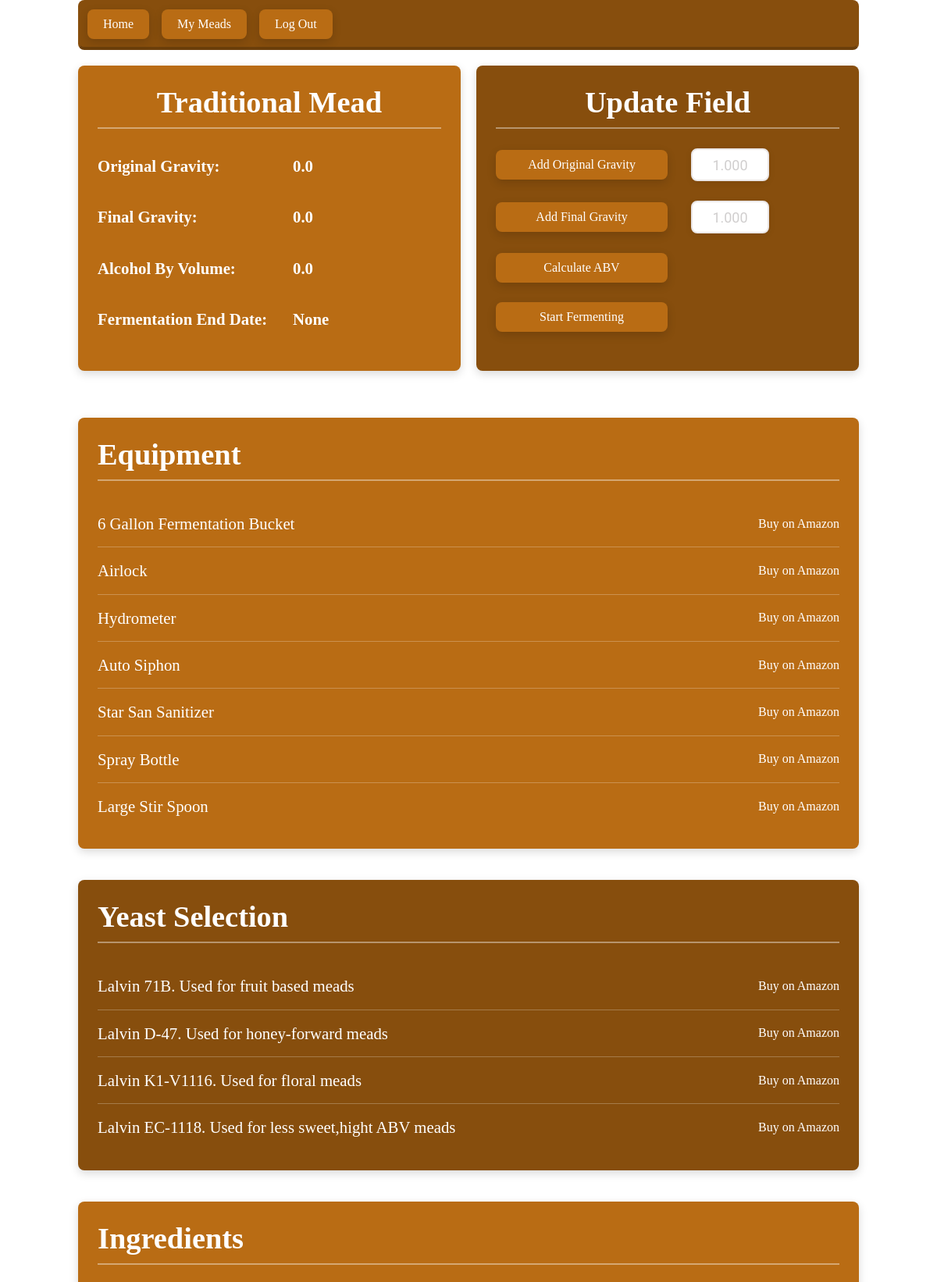
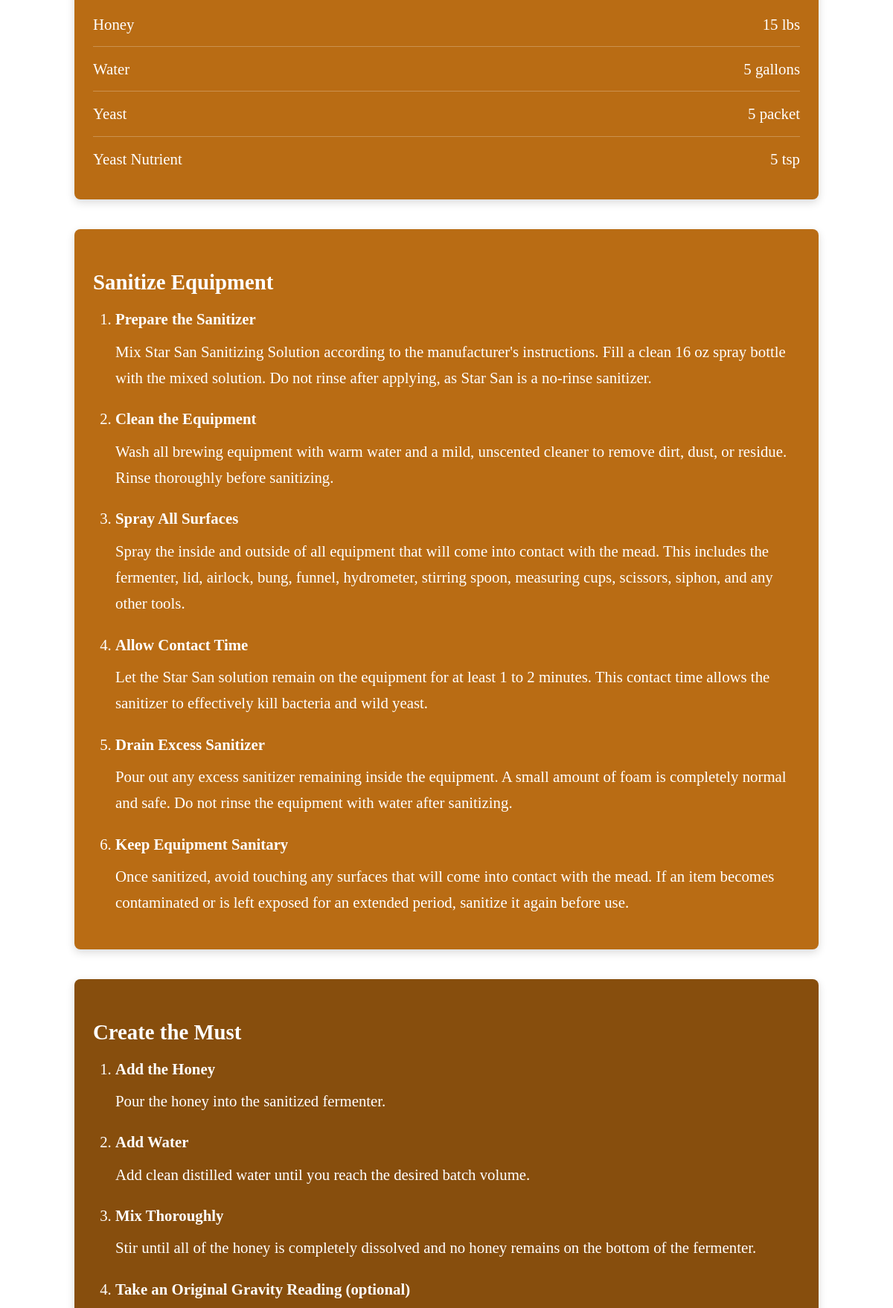
The app's page /mead/34/ (signed in, upper part) with its own data (2 pictures, top to bottom).
### recipes/models.py (models this page shows, shortened)
class Mead(models.Model):
    GALLON_CHOICES = [
        (1, "1 Gallon"),
        (3, "3 Gallons"),
        (5, "5 Gallons"),
    ]
    user = models.ForeignKey(
        settings.AUTH_USER_MODEL,
        on_delete=models.CASCADE,
        related_name="meads"
    )
    name = models.CharField(default="Mead",max_length=50)
    equipment = models.JSONField(default=dict)
    ingredients = models.JSONField(default=dict)
    instructions = models.JSONField(default=dict)
    gallons = models.IntegerField(
        choices=GALLON_CHOICES,
        default=1
    )
    original_gravity = models.FloatField(default=0)
    final_gravity = models.FloatField(default=0)
    alcohol_by_volume = models.FloatField(default=0)
    fermentation_end_date = models.DateField(null=True, blank=True)

### recipes/views.py (the view, shortened to what this page needs)
class MeadDetailView(LoginRequiredMixin, DetailView):
    model = Mead
    template_name = "mead/detail.html"
    context_object_name = "mead"
    def get_queryset(self):
        return Mead.objects.filter(user=self.request.user)

### templates/mead/detail.html (shortened to what this page needs)
{% extends "base.html" %}
{%load static%}
{% block content %}
<div class="section flex">
    <div class="half-section mead-section padding-1">
        <h2 class="center">{{ mead.name }} Mead</h2>
        <h3 class="stat-row">
            <span class="stat-label">Original Gravity:</span>
            <span id="OriginalGravity">{{ mead.original_gravity }}</span>
        </h3>
        <h3 class="stat-row">
            <span class="stat-label">Final Gravity:</span>
            <span id="FinalGravity">{{ mead.final_gravity }}</span>
        </h3>
        <h3 class="stat-row">
            <span class="stat-label">Alcohol By Volume:</span>
            <span id="ABV">{{ mead.alcohol_by_volume }}</span>
        </h3>
        <h3 class="stat-row">
            <span class="stat-label">Fermentation End Date:</span>
            <span id="FermentationEndDate">{{ mead.fermentation_end_date }}</span>
        </h3>
    </div>
    <div class="half-section mead-section padding-1">
        <h2 class="center">Update Field</h2>
        <div class="stat-row">
            <button
                class="mead-button stat-label"
                id="AddOriginalGravityBtn"
                type="button"
                onclick="update_original_gravity()">
                Add Original Gravity
            </button>
            <input
                type="number"
                id="original_gravity"
                step="0.001"
                min="0"
                placeholder="1.000"
            >
        </div>
        <div class="stat-row">
            <button
                class="mead-button stat-label"
                id="AddFinalGravityBtn"
                type="button"
                onclick="update_final_gravity()">
                Add Final Gravity
            </button>
            <input
                type="number"
                id="final_gravity"
                step="0.001"
                min="0"
                placeholder="1.000"
            >
        </div>
        <div class="stat-row">
            <button
                class="mead-button stat-label"
                onclick="calc_abv()">
                Calculate ABV
            </button>
        </div>
        <div class="stat-row">
            <button
                class="mead-button stat-label"
                onclick="start_fermentation()">
                Start Fermenting
            </button>
        </div>
    </div>
</div>
<div class="section">
<section class="mead-section">
    <h2>Equipment</h2>
    {% for name, url in mead.equipment.items %}
    <div class="equipment">
            <span>{{ name|title }}</span>
            <a href="{{ url }}" target="_blank" rel="noopener noreferrer">
                Buy on Amazon
            </a>
        </div>
    {% endfor %}
</section>
<section class="mead-section">
        <h2>Yeast Selection</h2>
        <div class="equipment">
            <span>Lalvin 71B. Used for fruit based meads</span>
            <a href="https://www.amazon.com/Craft-Brew-Ingredients-Fermenting-Supplies/dp/B0C32N4LR7/ref=sr_1_8?crid=1GRCKOAPQPZLK&dib=eyJ2IjoiMSJ9.wspnemROuWEZN65HccSgtDk7KT6BkNDS3BAcCvFfhWrENuNzMwjUEEqFOWxb2bY6qvoHe12MfrkciJRBapOaHN4uTB1u6tvk60-cqnN7fVyW_WjNIegkVVv6IX00A6vbwXeGL5E1Eduucrgve6WIG-LNLSL9Zn8QqPtWdMbGaTTaT-PkNpicbZHU7Y9_HSnp.-rB3V9Pie1Zx2xgwlIdBFTehrYQ2mnh_srjP8y14C3E&dib_tag=se&keywords=lavin+71b&qid=1786948280&sprefix=lavin+71b%2Caps%2C153&sr=8-8"
            target="_blank"
            rel="noopener noreferrer">
                Buy on Amazon
            </a>
        </div>
        <div class="equipment">
            <span>Lalvin D-47. Used for honey-forward meads</span>
            <a
            href="https://www.amazon.com/Lalvin-Yeast-Homebrew-Making-4-5L-23L/dp/B01CA5R96U/ref=sxin_18_pa_sp_search_thematic_sspa?content-id=amzn1.sym.8eb671a2-a903-4c3a-b962-ebb867a4f8f8%3Aamzn1.sym.8eb671a2-a903-4c3a-b962-ebb867a4f8f8&crid=3KURWF9KKLF9Z&cv_ct_cx=lalvin%2Bd47&keywords=lalvin%2Bd47&pd_rd_i=B01CA5R96U&pd_rd_r=50e5c3a0-938b-495d-9ef5-734e11a9f206&pd_rd_w=c7khX&pd_rd_wg=UrIDK&pf_rd_p=8eb671a2-a903-4c3a-b962-ebb867a4f8f8&pf_rd_r=NJQ2C60V04NXK17C3XN6&qid=1786948555&sbo=RZvfv%2F%2FHxDF%2BO5021pAnSA%3D%3D&sprefix=lavin%2Bd47%2Caps%2C217&sr=1-4-6024b2a3-78e4-4fed-8fed-e1613be3bcce-spons&aref=h5yncGvnPT&sp_csd=d2lkZ2V0TmFtZT1zcF9zZWFyY2hfdGhlbWF0aWM&th=1"
            target="_blank"
            rel="noopener noreferrer">
                Buy on Amazon
            </a>
        </div>
        <div class="equipment">
            <span>Lalvin K1-V1116. Used for floral meads</span>
            <a
            href="https://www.amazon.com/Craft-Brew-Traditional-Ingredients-Fermenting/dp/B0C32CCYZ8/ref=sr_1_7?crid=33BYNWR1J21NY&dib=eyJ2IjoiMSJ9.k-OTOnBig08xV0EX2eX3yxRIarPQRQ78KLyMhLCpnfGyP3AYSbb6g6CsoncxMG0gJhwgIKqmy9jJdOrBVKsEdu52AFiin-pp8slBL4uune2WrY_SDIdhGutcRTLeWev1Y0oxct8zaO9VdW_C8vuRk5qiwrciX2TW2D2FwSS-4Fxa1_Emccg9depyJy61n0fkzIDN1vExOtHLH6zOYZI0j7BUw9cqfcJZeEZJN51q7-bfpPNFzpwRBBzJtYhHbFVy0leEqEidLG-zOTaya-alffcAwE5uaXlt3bV81EXjH90.QNHtP2DpS0nZ2_EpT_oB4cZ-trJBdXaSRz4JJzUULOQ&dib_tag=se&keywords=lalvin%2Bk1-v1116&qid=1786948849&sprefix=lalvin%2Bk1-v1116%2Caps%2C229&sr=8-7&th=1"
            target="_blank"
            rel="noopener noreferrer">
                Buy on Amazon
            </a>
        </div>
        <div class="equipment">
            <span>Lalvin EC-1118. Used for less sweet,hight ABV meads</span>
            <a
            href="https://www.amazon.com/Lalvin-EC-1118-Wine-Yeast-Pack/dp/B0BG3GV69Q/ref=sr_1_4_sspa?crid=1VL0VL02ED6R8&dib=eyJ2IjoiMSJ9.NBw5EACE8UZtCk1bUYciyimgGKpdkUGaMW09wOaKc9Jdi3JicHmLjqBAgZTL1cFK9Iwi3edlKXCGhHkbD5WBrzCL5QVAHzXvne-6gjhiTcCHmlgi0gm60IiNeXE6Ps6owPO9xwCwEjPkn1VUwl8ScnFpfrlobnmdhQmfyKOa97O3p0dqyY8InLZN8d9dSaF_h9SBIOXpr7Yc5ME9bxtjivZSWv-BRjBTNTUbJ90gaUSf_9Pg_wrEChf-4wOHpRfLQA3nLwUEeIsZwxdBAgj_NgjSjeyHgffbiEh9h0ofbTg.KvyO6jQpRFRWY4w2lOy0CopI46ezOgRCxx4evMk0G8U&dib_tag=se&keywords=Lalvin+EC-1118&qid=1786949334&rdc=1&sprefix=lalvin+ec-1118%2Caps%2C342&sr=8-4-spons&sp_csd=d2lkZ2V0TmFtZT1zcF9hdGY&psc=1"
            target="_blank"
            rel="noopener noreferrer">
                Buy on Amazon
            </a>
        </div>
</section>
<section class="mead-section">
        <h2>Ingredients</h2>
        {% for name, ingredient in mead.ingredients.items %}
            <div class="ingredient">
                <span>{{ name|title }}</span>
                <span>{{ ingredient.amount }} {{ ingredient.unit }}</span>
            </div>
        {% endfor %}
</section>
    <section>
        {% for section, steps in mead.instructions.items %}
        <div class="mead-section">
            <h3>{{ section }}</h3>
                <ol>
                    {% for title, instruction in steps.items %}
                        <li>
                            <strong>{{ title }}</strong>
                            <p>{{ instruction }}</p>
                        </li>
                    {% endfor %}
                </ol>
        </div>
        {% endfor %}
    </section>
</div>
{% endblock %}

### templates/base.html (shortened to what this page needs)
<!DOCTYPE html>
<htmllang="en">
<head>
<metacharset="utf-8">
    {% load static %}
<link rel="stylesheet"href="{% static 'css/style.css' %}">
<link rel="stylesheet" href="{% static 'css/mead_cards.css'%}">
<link rel="stylesheet" href="{% static 'css/mead_info.css'%}">
<link rel="stylesheet" href="{% static 'css/forms.css'%}">
</head>
<body>
<header>
{% include "components/nav.html" %}
</header>
<main>
        {% block content %}{% endblock content %}
</main>
</body>
</html>

### templates/components/nav.html (shortened to what this page needs)
<nav>
    <a class="mead-button" href="{% url 'home' %}">Home</a>
    {% if user.is_authenticated %}
    <a class="mead-button" href="{% url 'mead_list' %}">
            My Meads
        </a>
        <form action="{% url 'logout' %}" method="post">
            <button class="mead-button" type="submit">Log Out</button>
        </form>
    {% else %}
        <a class="mead-button" href="{% url 'login' %}">Log In</a>
        <a class="mead-button" href="{% url 'signup' %}">Sign Up</a>
    {% endif %}
</nav>
<div style="height: 8vh;"></div>

### static/css/style.css (style rules this page uses)
* { margin: 0; padding: 0; box-sizing: border-box; }
body { -ms-overflow-style: none; }
nav { display: flex; gap: var(--gap-1); align-items: center; height: 8vh; left: var(--width-1); right: var(--width-1); padding-left: var(--pading-1); background-color: var(--hero-dark); border: solid var(--hero-dark) var(--border-size-1); border-bottom: solid var(--hero-dark-2) var(--border-size-2); border-radius: var(--border-radius-1); position: fixed; top: 0; z-index: 1000; }
.section { margin-top: 20px; margin-left: var(--width-1); margin-right: var(--width-1); gap: 20px; }
.half-section { flex:1; }
.center { justify-content: center; align-self: center; text-align: center; }
.flex { display: flex; flex-direction: row; }
.padding-1 { padding:var(--pading-1); }
.stat-row { display: flex; align-items: center; gap: 30px; margin-bottom: 25px; }
.stat-label { width: 220px; flex-shrink: 0; }
.mead-button { display: inline-block; padding: var(--pading-1) var(--padding-2); text-decoration: none; color: var(--color-1); font: inherit; border: none; outline: none; appearance: none; -webkit-appearance: none; background: var(--hero-primary); cursor: pointer; border-radius: var(--border-radius-1); box-shadow: 0 4px 12px rgba(0, 0, 0, 0.15); transition: box-shadow 0.2s ease, transform 0.2s ease, background-color 0.2s ease; }
.stat-row input[type="number"] { width: 100px; height: 42px; padding: 8px 12px; font-family: var(--font-primary); font-size: 18px; font-weight: 600; text-align: center; color: var(--color-4); background-color: var(--color-1); border: var(--border-size-1) solid var(--color-2); border-radius: var(--border-radius-1); outline: none; box-shadow: 0 2px 8px rgba(0, 0, 0, 0.08); transition: border-color 0.2s ease, box-shadow 0.2s ease, background-color 0.2s ease; }
.stat-row input[type="number"]::placeholder { color: var(--color-3); font-weight: 500; }
.stat-row input[type="number"] { -moz-appearance: textfield; }

### static/css/mead_info.css (style rules this page uses)
.mead-section { margin-bottom: 40px; padding: 25px; border-radius: var(--border-radius-1); box-shadow: 0 4px 12px rgba(0, 0, 0, 0.15); gap:20px; }
.mead-section:nth-of-type(1) { background-color: var(--hero-primary); }
.mead-section:nth-of-type(2) { background-color: var(--hero-dark); }
.mead-section:nth-of-type(3) { background-color: var(--hero-primary); }
.mead-section h2 { color: var(--color-1); font-size: 2.4rem; font-weight: 800; border-bottom: 2px solid rgba(255, 255, 255, 0.4); padding-bottom: 10px; margin-bottom: 25px; }
.mead-section h3 { color: var(--color-1); font-size: 1.8rem; font-weight: 700; margin: 30px 0 15px; }
.mead-section p, .mead-section li, .mead-section span { color: var(--color-1); font-size: 1.3rem; line-height: 1.7; }
.ingredient { display: flex; justify-content: space-between; align-items: center; padding: 12px 0; border-bottom: 1px solid rgba(255, 255, 255, 0.25); font-size: 1.2rem; }
.equipment { display: flex; justify-content: space-between; align-items: center; padding: 12px 0; border-bottom: 1px solid rgba(255, 255, 255, 0.25); font-size: 1.2rem; }
.equipment span { color: var(--color-1); }
.equipment a { color: var(--color-1); font-size: 1rem; text-decoration: none; transition: opacity 0.2s ease; }
.equipment:last-child { border-bottom: none; }
.ingredient:last-child { border-bottom: none; }
ol { padding-left: 30px; }
li { margin-bottom: 20px; font-size: 1.2rem; }
li p { margin: 8px 0 0; font-size: 1.15rem; line-height: 1.7; }

### records on screen
Mead: name "Traditional", original_gravity "0.0", final_gravity "0.0", alcohol_by_volume "0.0", fermentation_end_date "None"

### other values on screen
{{ name|title }} "6 Gallon Fermentation Bucket" "Airlock" "Hydrometer" "Auto Siphon" "Star San Sanitizer" "Spray Bottle" "Large Stir Spoon"
{{ name|title }} "Honey" "Water" "Yeast" "Yeast Nutrient"
{{ ingredient.amount }} "15" "5" "5" "5"
{{ ingredient.unit }} "lbs" "gallons" "packet" "tsp"
{{ section }} "Sanitize Equipment" "Create the Must"
{{ title }} "Prepare the Sanitizer" "Clean the Equipment" "Spray All Surfaces" "Allow Contact Time" "Drain Excess Sanitizer" "Keep Equipment Sanitary" "Add the Honey" "Add Water" "Mix Thoroughly" "Take an Original Gravity Reading (optional)"
{{ instruction }} "Wash all brewing equipment with warm water and a mild, unscented cleaner to remove dirt, dust, or residue. Rinse thoroughly before sanitizing." "Let the Star San solution remain on the equipment for at least 1 to 2 minutes. This contact time allows the sanitizer to effectively kill bacteria and wild yeast." "Pour out any excess sanitizer remaining inside the equipment. A small amount of foam is completely normal and safe. Do not rinse the equipment with water after sanitizing." "Once sanitized, avoid touching any surfaces that will come into contact with the mead. If an item becomes contaminated or is left exposed for an extended period, sanitize it again before use." "Pour the honey into the sanitized fermenter." "Add clean distilled water until you reach the desired batch volume." "Stir until all of the honey is completely dissolved and no honey remains on the bottom of the fermenter."
